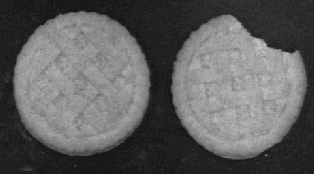
#> input picture processamento-digital-imagens/curso_pynumpy/modulo_1/medias/cookies.tif, 314 x 174 px
$ python 002_leitura.py   (older library calls are emulated)
#> lines starting #> are read from the running program, lines starting #| are printed output that depends on the picture; after the words box and inside, x2 and y2 are one past the last pixel; in counts of white or black regions, pixels touching at a corner belong together
import cv2
import numpy as np
import scipy.misc

# ###########################
# LEITURA DE UMA IMAGEM
# ###########################

f = cv2.imread('medias/cookies.tif', cv2.IMREAD_GRAYSCALE)
#> f is the input picture: shape (174, 314); min 16, max 205, mean 94.8

print('Tamanho de f: ', f.shape)
#| Tamanho de f:  (174, 314)
print('Tipo do pixel:', f.dtype)
#| Tipo do pixel: uint8
print('Número total de pixels:', f.size)
#| Número total de pixels: 54636
print('Pixels:\n', f)
#> (printed output is left out)
print('--------------------------------------')

# ###########################
# VISUALIZAR UMA IMAGEM
# ###########################

# cv2.imshow('Imagem cookies.tif', f)
# cv2.waitKey(0)


f_bin = f > 128
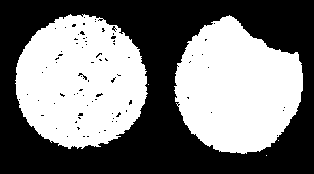
#> f_bin: shape (174, 314) bool; 48% white; 5 white regions (3 under 20 px), largest, box (x1, y1, x2, y2) and area: (15, 14, 148, 149) 13432, (174, 15, 303, 154) 12799
print('Tipo do pixel:', f_bin.dtype)
#| Tipo do pixel: bool
print(f_bin)
#> (printed output is left out)

# [8 lines of commented-out code are left out]
